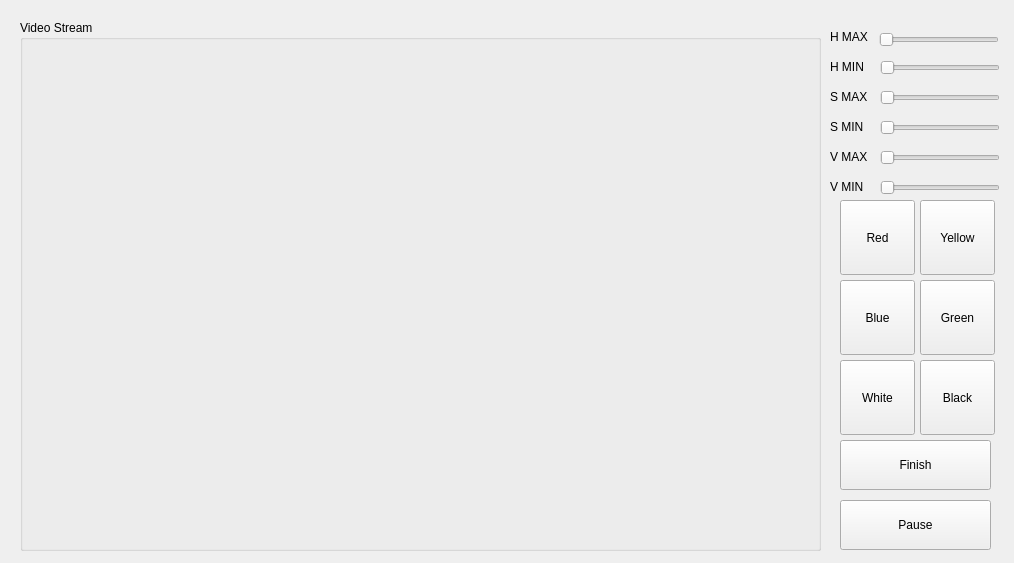
<?xml version="1.0" encoding="UTF-8"?>
<ui version="4.0">
 <class>ConfigurationPage</class>
 <widget class="QWidget" name="ConfigurationPage">
  <property name="geometry">
   <rect>
    <x>0</x>
    <y>0</y>
    <width>1014</width>
    <height>563</height>
   </rect>
  </property>
  <property name="windowTitle">
   <string>Form</string>
  </property>
  <widget class="QPushButton" name="btnSubmit">
   <property name="geometry">
    <rect>
     <x>840</x>
     <y>440</y>
     <width>151</width>
     <height>50</height>
    </rect>
   </property>
   <property name="text">
    <string>Finish</string>
   </property>
  </widget>
  <widget class="QSlider" name="horizontalSliderHMax">
   <property name="geometry">
    <rect>
     <x>879</x>
     <y>30</y>
     <width>120</width>
     <height>20</height>
    </rect>
   </property>
   <property name="orientation">
    <enum>Qt::Horizontal</enum>
   </property>
  </widget>
  <widget class="QSlider" name="horizontalSliderHMin">
   <property name="geometry">
    <rect>
     <x>880</x>
     <y>60</y>
     <width>120</width>
     <height>16</height>
    </rect>
   </property>
   <property name="orientation">
    <enum>Qt::Horizontal</enum>
   </property>
  </widget>
  <widget class="QSlider" name="horizontalSliderSMin">
   <property name="geometry">
    <rect>
     <x>880</x>
     <y>120</y>
     <width>120</width>
     <height>16</height>
    </rect>
   </property>
   <property name="orientation">
    <enum>Qt::Horizontal</enum>
   </property>
  </widget>
  <widget class="QSlider" name="horizontalSliderVMin">
   <property name="geometry">
    <rect>
     <x>880</x>
     <y>180</y>
     <width>120</width>
     <height>16</height>
    </rect>
   </property>
   <property name="orientation">
    <enum>Qt::Horizontal</enum>
   </property>
  </widget>
  <widget class="QSlider" name="horizontalSliderVMax">
   <property name="geometry">
    <rect>
     <x>880</x>
     <y>150</y>
     <width>120</width>
     <height>16</height>
    </rect>
   </property>
   <property name="orientation">
    <enum>Qt::Horizontal</enum>
   </property>
  </widget>
  <widget class="QSlider" name="horizontalSliderSMax">
   <property name="geometry">
    <rect>
     <x>880</x>
     <y>90</y>
     <width>120</width>
     <height>16</height>
    </rect>
   </property>
   <property name="orientation">
    <enum>Qt::Horizontal</enum>
   </property>
  </widget>
  <widget class="QPushButton" name="btnRed">
   <property name="geometry">
    <rect>
     <x>840</x>
     <y>200</y>
     <width>75</width>
     <height>75</height>
    </rect>
   </property>
   <property name="autoFillBackground">
    <bool>false</bool>
   </property>
   <property name="text">
    <string>Red</string>
   </property>
  </widget>
  <widget class="QPushButton" name="btnBlack">
   <property name="geometry">
    <rect>
     <x>920</x>
     <y>360</y>
     <width>75</width>
     <height>75</height>
    </rect>
   </property>
   <property name="text">
    <string>Black</string>
   </property>
  </widget>
  <widget class="QPushButton" name="btnWhite">
   <property name="geometry">
    <rect>
     <x>840</x>
     <y>360</y>
     <width>75</width>
     <height>75</height>
    </rect>
   </property>
   <property name="text">
    <string>White</string>
   </property>
  </widget>
  <widget class="QPushButton" name="btnYellow">
   <property name="geometry">
    <rect>
     <x>920</x>
     <y>200</y>
     <width>75</width>
     <height>75</height>
    </rect>
   </property>
   <property name="text">
    <string>Yellow</string>
   </property>
  </widget>
  <widget class="QPushButton" name="btnBlue">
   <property name="geometry">
    <rect>
     <x>840</x>
     <y>280</y>
     <width>75</width>
     <height>75</height>
    </rect>
   </property>
   <property name="text">
    <string>Blue</string>
   </property>
  </widget>
  <widget class="QPushButton" name="btnGreen">
   <property name="geometry">
    <rect>
     <x>920</x>
     <y>280</y>
     <width>75</width>
     <height>75</height>
    </rect>
   </property>
   <property name="text">
    <string>Green</string>
   </property>
  </widget>
  <widget class="QGroupBox" name="VideoBox">
   <property name="geometry">
    <rect>
     <x>20</x>
     <y>20</y>
     <width>801</width>
     <height>531</height>
    </rect>
   </property>
   <property name="title">
    <string>Video Stream</string>
   </property>
  </widget>
  <widget class="QLabel" name="lblHMax">
   <property name="geometry">
    <rect>
     <x>830</x>
     <y>30</y>
     <width>47</width>
     <height>13</height>
    </rect>
   </property>
   <property name="text">
    <string>H MAX</string>
   </property>
  </widget>
  <widget class="QLabel" name="lblHMin">
   <property name="geometry">
    <rect>
     <x>830</x>
     <y>60</y>
     <width>47</width>
     <height>13</height>
    </rect>
   </property>
   <property name="text">
    <string>H MIN</string>
   </property>
  </widget>
  <widget class="QLabel" name="lblSMax">
   <property name="geometry">
    <rect>
     <x>830</x>
     <y>90</y>
     <width>47</width>
     <height>13</height>
    </rect>
   </property>
   <property name="text">
    <string>S MAX</string>
   </property>
  </widget>
  <widget class="QLabel" name="lblSMin">
   <property name="geometry">
    <rect>
     <x>830</x>
     <y>120</y>
     <width>47</width>
     <height>13</height>
    </rect>
   </property>
   <property name="text">
    <string>S MIN</string>
   </property>
  </widget>
  <widget class="QLabel" name="lblVMax">
   <property name="geometry">
    <rect>
     <x>830</x>
     <y>150</y>
     <width>47</width>
     <height>13</height>
    </rect>
   </property>
   <property name="text">
    <string>V MAX</string>
   </property>
  </widget>
  <widget class="QLabel" name="lblVMin">
   <property name="geometry">
    <rect>
     <x>830</x>
     <y>180</y>
     <width>47</width>
     <height>13</height>
    </rect>
   </property>
   <property name="text">
    <string>V MIN</string>
   </property>
  </widget>
  <widget class="QPushButton" name="btnPause">
   <property name="geometry">
    <rect>
     <x>840</x>
     <y>500</y>
     <width>151</width>
     <height>50</height>
    </rect>
   </property>
   <property name="text">
    <string>Pause</string>
   </property>
  </widget>
 </widget>
 <resources/>
 <connections/>
</ui>
